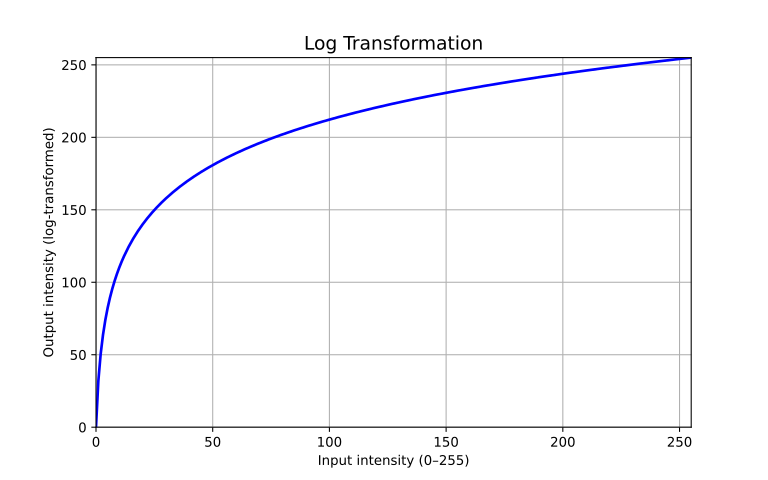

The script that drew this image:
import numpy as np
import matplotlib.pyplot as plt

# Initialize variables
i = 0
output = []

# Loop over 8-bit values (0–255)
while i < 256:
    # Compute scaling constant dynamically for demonstration
    c = 255 / np.log(1 + 255)   # Usually constant (based on max value)
    
    # Compute log transform
    log_transformed = c * np.log(1 + i)
    
    # Append result to list
    output.append(log_transformed)
    
    # Increment
    i += 1

# Convert to NumPy array for plotting
output = np.array(output)

# Plot
plt.figure(figsize=(8, 5))
plt.plot(range(256), output, color='blue', linewidth=2)
plt.title("Log Transformation", fontsize=14)
plt.xlabel("Input intensity (0–255)")
plt.ylabel("Output intensity (log-transformed)")
plt.grid(True)
plt.xlim(0, 255)
plt.ylim(0, 255)
plt.show()
